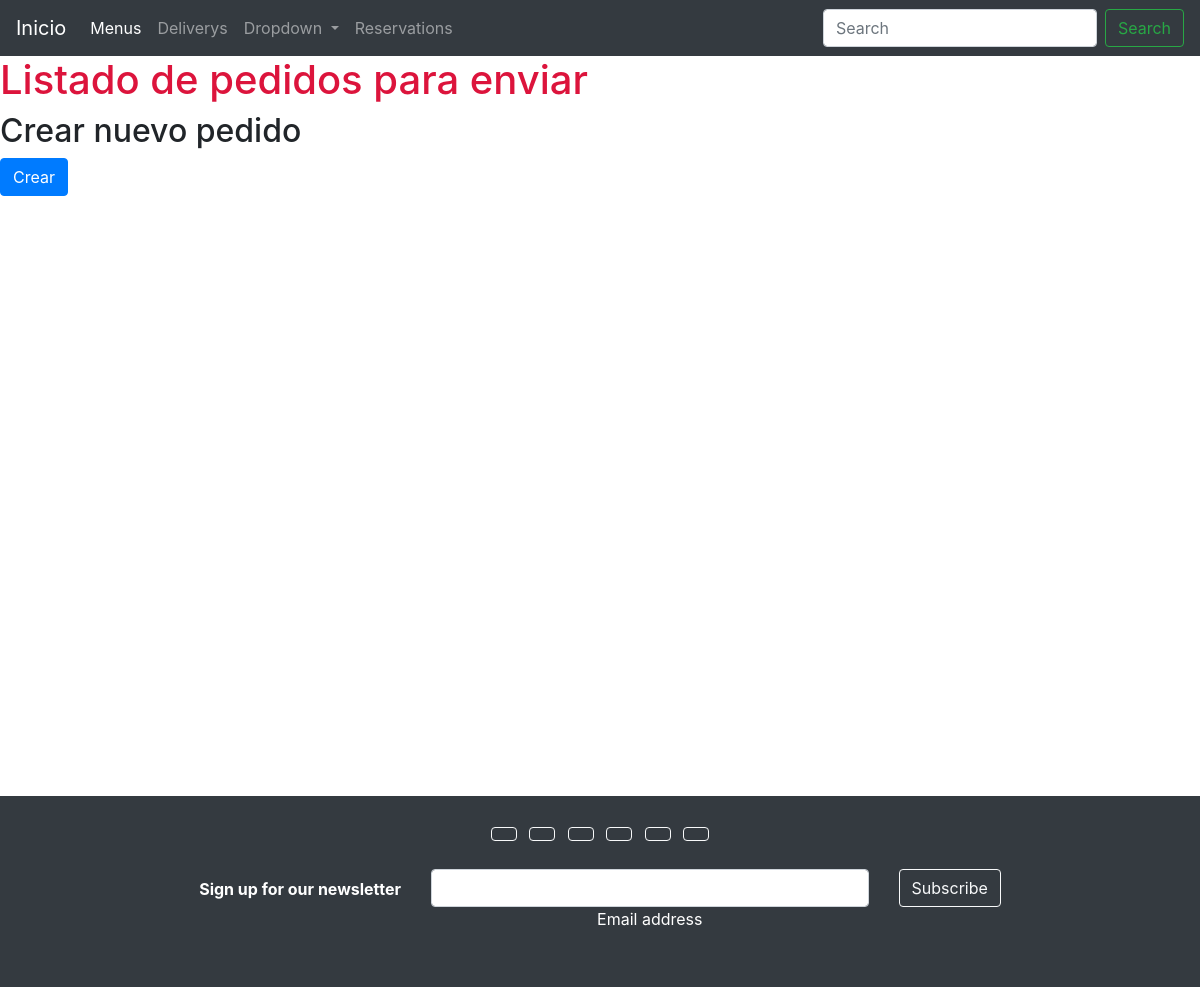
Before: /deliveries/list-deliveries/ with the older database file.
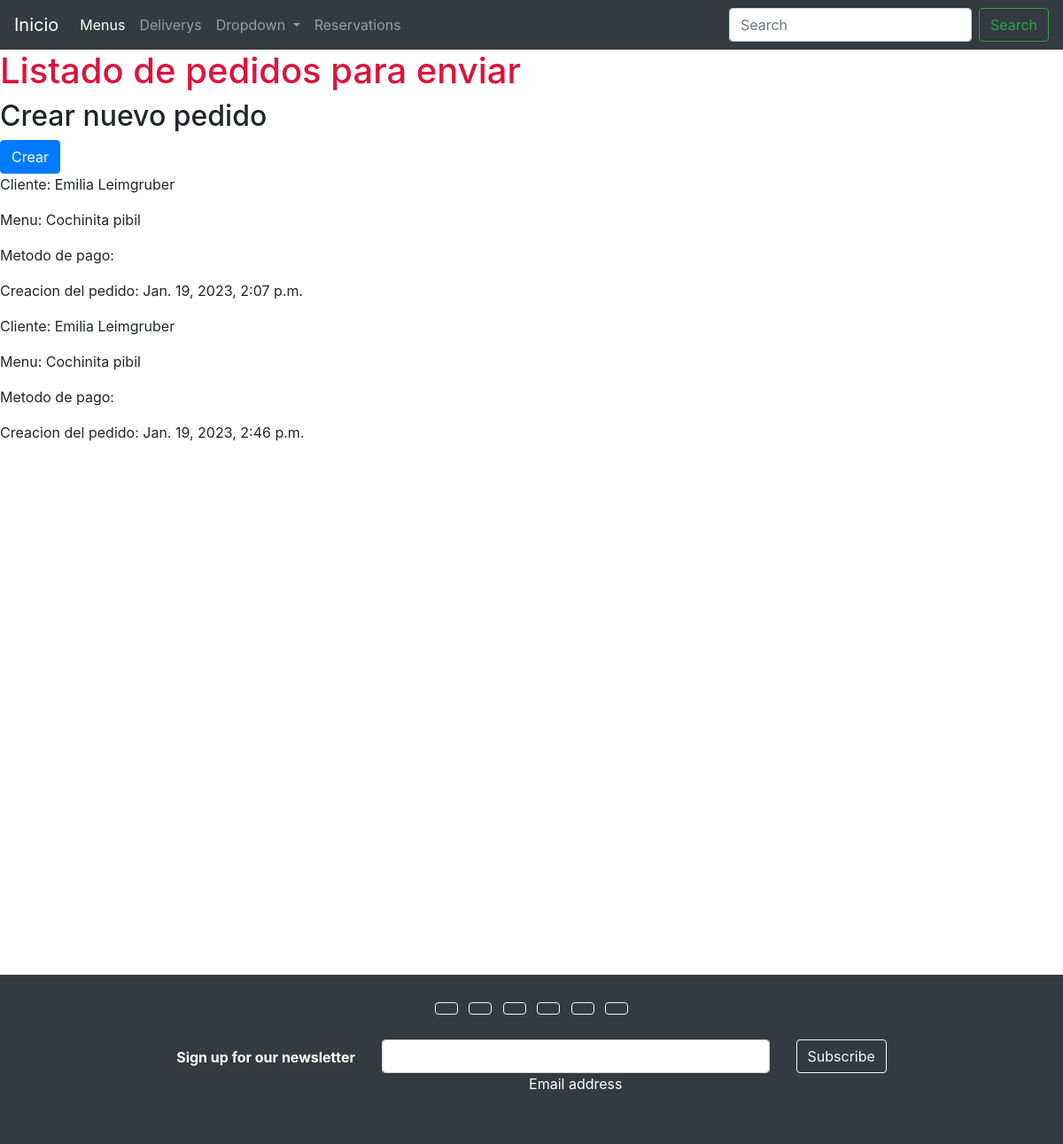
After: the same page with the newer database file.
### deliveries/models.py (models this page shows, shortened)
class Deliveries(models.Model):
    CHOICES = {
        ('Cash', 'Cash'),
        ('Card', 'Card')
    }
    client = models.CharField(max_length=100)
    menu = models.CharField(max_length=100)
    create_time = models.DateTimeField(auto_now_add=True)
    payment_method = models.CharField(choices=CHOICES, max_length=4)

### deliveries/views.py (the view)
# urls.py: path('list-deliveries/', list_deliveries),
def list_deliveries(request):
    all_deliveries = Deliveries.objects.all()
    context = {'deliveries': all_deliveries}
    return render(request, 'deliveries/list_deliveries.html', context=context)

### templates/deliveries/list_deliveries.html (shortened to what this page needs)
{% extends 'base.html' %}
{% block content %}
<h1 style="color:crimson;"> Listado de pedidos para enviar</h1>
<h2> Crear nuevo pedido </h2>  <a href="/deliveries/create-delivery/" class="btn btn-primary">Crear</a>
{% for delivery in deliveries %}
<p>Cliente: {{delivery.client}}</p>
<p>Menu: {{delivery.menu}}</p>
<p>Metodo de pago: {{delivery.paymenth_method}}</p>
<p>Creacion del pedido: {{delivery.create_time}} </p>
{% endfor %}
{% endblock %}

Changed rows visible on the page:
added Deliveries: client "Emilia Leimgruber", menu "Cochinita pibil", create_time "Jan. 19, 2023, 2:07 p.m."
added Deliveries: client "Emilia Leimgruber", menu "Cochinita pibil", create_time "Jan. 19, 2023, 2:46 p.m."
